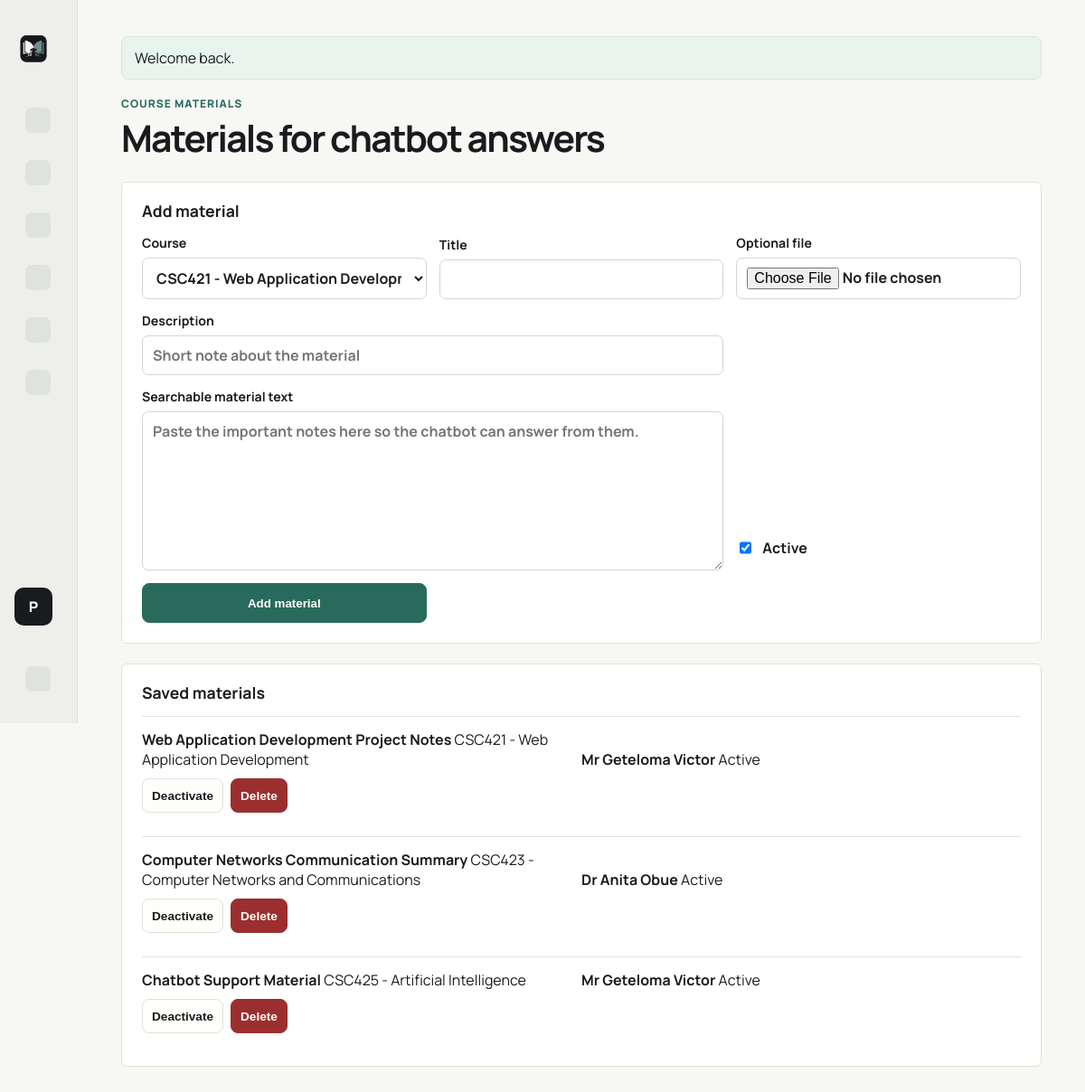
The page /index.php?route=materials (signed in) on the database its author committed.
### tables this page shows
CREATE TABLE users (
    id INT UNSIGNED AUTO_INCREMENT PRIMARY KEY,
    full_name VARCHAR(120) NOT NULL,
    email VARCHAR(150) NOT NULL UNIQUE,
    password_hash VARCHAR(255) NOT NULL,
    role ENUM('admin', 'lecturer', 'student') NOT NULL,
    matric_number VARCHAR(50) NULL,
    department VARCHAR(120) NULL,
    status ENUM('active', 'inactive') NOT NULL DEFAULT 'active',
    created_at TIMESTAMP NOT NULL DEFAULT CURRENT_TIMESTAMP,
    updated_at TIMESTAMP NOT NULL DEFAULT CURRENT_TIMESTAMP ON UPDATE CURRENT_TIMESTAMP
);

CREATE TABLE course_materials (
    id INT UNSIGNED AUTO_INCREMENT PRIMARY KEY,
    course_id INT UNSIGNED NOT NULL,
    uploader_id INT UNSIGNED NOT NULL,
    title VARCHAR(180) NOT NULL,
    description TEXT NULL,
    searchable_text MEDIUMTEXT NOT NULL,
    file_path VARCHAR(255) NULL,
    file_name VARCHAR(180) NULL,
    file_type VARCHAR(20) NULL,
    is_active TINYINT(1) NOT NULL DEFAULT 1,
    created_at TIMESTAMP NOT NULL DEFAULT CURRENT_TIMESTAMP,
    updated_at TIMESTAMP NOT NULL DEFAULT CURRENT_TIMESTAMP ON UPDATE CURRENT_TIMESTAMP,
    CONSTRAINT fk_materials_course
        FOREIGN KEY (course_id) REFERENCES courses(id)
        ON DELETE CASCADE,
    CONSTRAINT fk_materials_uploader
        FOREIGN KEY (uploader_id) REFERENCES users(id)
        ON DELETE CASCADE
);

CREATE TABLE courses (
    id INT UNSIGNED AUTO_INCREMENT PRIMARY KEY,
    code VARCHAR(20) NOT NULL UNIQUE,
    title VARCHAR(160) NOT NULL,
    lecturer_id INT UNSIGNED NULL,
    description TEXT NULL,
    created_at TIMESTAMP NOT NULL DEFAULT CURRENT_TIMESTAMP,
    updated_at TIMESTAMP NOT NULL DEFAULT CURRENT_TIMESTAMP ON UPDATE CURRENT_TIMESTAMP,
    CONSTRAINT fk_courses_lecturer
        FOREIGN KEY (lecturer_id) REFERENCES users(id)
        ON DELETE SET NULL
);

### app/Core/Controller.php (called while the page is built, shortened)
<?php
class Controller
{
    protected function render(string $view, array $data = [], string $layout = 'layout'): void
    {
        extract($data);
        $layoutPath = dirname(__DIR__) . '/Views/' . $layout . '.php';
        require $layoutPath;
    }
}

### app/Controllers/MaterialController.php (called while the page is built, shortened)
<?php
class MaterialController extends Controller
{
    public function index(): void
    {
        $user = Auth::requireRole(['admin', 'lecturer']);
        $courses = $user['role'] === 'admin' ? Course::all() : Course::forLecturer((int) $user['id']);
        $materials = $user['role'] === 'admin' ? Material::all() : Material::forLecturer((int) $user['id']);
        $this->render('dashboard/materials', [
            'title' => 'Course materials',
            'user' => $user,
            'courses' => $courses,
            'materials' => $materials,
        ]);
    }
}

### public/index.php (called while the page is built, shortened)
<?php
require_once dirname(__DIR__) . '/app/bootstrap.php';
$route = $_GET['route'] ?? 'home';
$routes = [
    'home' => [HomeController::class, 'index'],
    'login' => [AuthController::class, 'login'],
    'login.attempt' => [AuthController::class, 'attempt'],
    'logout' => [AuthController::class, 'logout'],
    'dashboard' => [DashboardController::class, 'index'],
    'admin/users' => [AdminController::class, 'users'],
    'admin/courses' => [AdminController::class, 'courses'],
    'admin/faqs' => [AdminController::class, 'faqs'],
    'materials' => [MaterialController::class, 'index'],
    'lecturer/announcements' => [LecturerController::class, 'announcements'],
    'lecturer/messages' => [LecturerController::class, 'messages'],
    'student/messages' => [StudentController::class, 'messages'],
    'student/chatbot' => [StudentController::class, 'chatbot'],
];
[$controllerClass, $method] = $routes[$route];
(new $controllerClass())->$method();

### app/helpers.php (called while the page is built, shortened)
<?php
function url(string $route = '', array $params = []): string
{
    $query = array_merge(['route' => $route], $params);
    return 'index.php' . ($query ? '?' . http_build_query($query) : '');
}
function asset(string $path): string
{
    return 'assets/' . ltrim($path, '/');
}
function e(?string $value): string
{
    return htmlspecialchars((string) $value, ENT_QUOTES, 'UTF-8');
}
function flash(string $key, ?string $message = null): ?string
{
    $value = $_SESSION['_flash'][$key] ?? null;
    return $value;
}

### app/Core/Database.php (called while the page is built, shortened)
<?php
class Database
{
    private static ?PDO $pdo = null;
    public static function connection(): PDO
    {
        if (self::$pdo !== null) {
            return self::$pdo;
        }
        $config = require dirname(__DIR__, 2) . '/config/database.php';
        $dsn = sprintf(
            'mysql:host=%s;port=%s;dbname=%s;charset=%s',
            $config['host'],
            $config['port'] ?? 3306,
            $config['database'],
            $config['charset']
        );
        try {
            self::$pdo = new PDO($dsn, $config['username'], $config['password'], [
                PDO::ATTR_ERRMODE => PDO::ERRMODE_EXCEPTION,
                PDO::ATTR_DEFAULT_FETCH_MODE => PDO::FETCH_ASSOC,
                PDO::ATTR_EMULATE_PREPARES => false,
            ]);
        } catch (PDOException $exception) {
            http_response_code(500);
            exit('Database connection failed. Check config/database.php and make sure MySQL is running.');
        }
        return self::$pdo;
    }
}

### app/Models/User.php (called while the page is built, shortened)
<?php
class User
{
    public static function find(int $id): ?array
    {
        $stmt = Database::connection()->prepare('SELECT * FROM users WHERE id = ? LIMIT 1');
        $stmt->execute([$id]);
        return $stmt->fetch() ?: null;
    }
}

### app/Core/Auth.php (called while the page is built, shortened)
<?php
class Auth
{
    public static function user(): ?array
    {
        return User::find((int) $_SESSION['user_id']);
    }
    public static function requireLogin(): array
    {
        $user = self::user();
        return $user;
    }
    public static function requireRole(array $roles): array
    {
        $user = self::requireLogin();
        return $user;
    }
}

### app/bootstrap.php (called while the page is built, shortened)
<?php
require_once __DIR__ . '/helpers.php';
spl_autoload_register(function (string $class): void {
    $prefix = 'App\\';
    $relative = substr($class, strlen($prefix));
    $file = __DIR__ . DIRECTORY_SEPARATOR . str_replace('\\', DIRECTORY_SEPARATOR, $relative) . '.php';
});

### config/database.php (called while the page is built, shortened)
<?php
$databaseUrl = getenv('DATABASE_URL') ?: '';
$parsedUrl = $databaseUrl ? parse_url($databaseUrl) : false;
function env_or_default(array $keys, mixed $default): mixed
{
    foreach ($keys as $key) {
        $value = getenv($key);
        if ($value !== false && $value !== '') {
            return $value;
        }
    }
    return $default;
}
return [
    'host' => env_or_default(['DB_HOST', 'MYSQL_HOST', 'PXXL_DB_HOST'], '127.0.0.1'),
    'port' => (int) env_or_default(['DB_PORT', 'MYSQL_PORT', 'PXXL_DB_PORT'], 3307),
    'database' => env_or_default(['DB_DATABASE', 'DB_NAME', 'MYSQL_DATABASE', 'MYSQL_DB', 'PXXL_DB_NAME'], 'goodness_platform'),
    'username' => env_or_default(['DB_USERNAME', 'DB_USER', 'MYSQL_USERNAME', 'MYSQL_USER', 'PXXL_DB_USER'], 'root'),
    'password' => env_or_default(['DB_PASSWORD', 'MYSQL_PASSWORD', 'PXXL_DB_PASSWORD'], ''),
    'charset' => env_or_default(['DB_CHARSET'], 'utf8mb4'),
];

### app/Models/Course.php (called while the page is built, shortened)
<?php
class Course
{
    public static function all(): array
    {
        return Database::connection()->query(
            'SELECT courses.*, users.full_name AS lecturer_name
             FROM courses
             LEFT JOIN users ON users.id = courses.lecturer_id
             ORDER BY courses.code'
        )->fetchAll();
    }
}

### app/Models/Material.php (called while the page is built, shortened)
<?php
class Material
{
    public static function all(): array
    {
        return Database::connection()->query(
            'SELECT course_materials.*, courses.code AS course_code, courses.title AS course_title,
                    users.full_name AS uploader_name
             FROM course_materials
             JOIN courses ON courses.id = course_materials.course_id
             JOIN users ON users.id = course_materials.uploader_id
             ORDER BY course_materials.created_at DESC'
        )->fetchAll();
    }
}

### app/Views/dashboard/materials.php (the view, shortened to what this page needs)
<header class="page-header">
    <div>
        <p class="eyebrow">Course materials</p>
        <h1>Materials for chatbot answers</h1>
    </div>
</header>
<section class="panel">
    <h2>Add material</h2>
    <form class="form-grid" method="post" enctype="multipart/form-data">
        <label>
            <span>Course</span>
            <select name="course_id" required>
                <?php foreach ($courses as $course): ?>
                    <option value="<?= e((string) $course['id']) ?>"><?= e($course['code']) ?> - <?= e($course['title']) ?></option>
                <?php endforeach; ?>
            </select>
        </label>
        <label>
            <span>Title</span>
            <input name="title" required>
        </label>
        <label>
            <span>Optional file</span>
            <input type="file" name="material_file" accept=".pdf,.doc,.docx,.txt">
        </label>
        <label class="wide">
            <span>Description</span>
            <input name="description" placeholder="Short note about the material">
        </label>
        <label class="wide">
            <span>Searchable material text</span>
            <textarea name="searchable_text" rows="7" required placeholder="Paste the important notes here so the chatbot can answer from them."></textarea>
        </label>
        <label class="checkbox"><input type="checkbox" name="is_active" checked> Active</label>
        <button class="btn primary" type="submit">Add material</button>
    </form>
</section>
<section class="panel">
    <h2>Saved materials</h2>
    <div class="admin-list">
        <?php foreach ($materials as $material): ?>
            <article class="admin-row material-row">
                <div>
                    <strong><?= e($material['title']) ?></strong>
                    <span><?= e($material['course_code']) ?> - <?= e($material['course_title']) ?></span>
                </div>
                <div>
                    <strong><?= e($material['uploader_name']) ?></strong>
                    <span><?= $material['is_active'] ? 'Active' : 'Inactive' ?><?= $material['file_name'] ? ' - File: ' . e($material['file_name']) : '' ?></span>
                </div>
                <div class="actions">
                    <form method="post">
                        <button class="btn small" name="action" value="toggle" type="submit"><?= $material['is_active'] ? 'Deactivate' : 'Activate' ?></button>
                    </form>
                    <form method="post">
                        <button class="btn small danger" name="action" value="delete" type="submit" onclick="return confirm('Delete this material?')">Delete</button>
                    </form>
                </div>
            </article>
        <?php endforeach; ?>
    </div>
</section>

### app/Views/layout.php (shortened to what this page needs)
<?php
$currentUser = Auth::user();
if (!function_exists('ui_icon')) {
    function ui_icon(string $name): string
    {
        $icons = [
            'dashboard' => '<svg viewBox="0 0 24 24" aria-hidden="true"><path d="M4 13h7V4H4v9Zm9 7h7V4h-7v16ZM4 20h7v-5H4v5Z"/></svg>',
            'users' => '<svg viewBox="0 0 24 24" aria-hidden="true"><path d="M8 11a4 4 0 1 0 0-8 4 4 0 0 0 0 8Zm8.5 1a3.5 3.5 0 1 0 0-7 3.5 3.5 0 0 0 0 7ZM2.5 20c.7-4 3-6 5.5-6s4.8 2 5.5 6h-11Zm11.5 0c.4-2 1.2-3.6 2.3-4.7 2.2.2 4.1 1.9 4.7 4.7h-7Z"/></svg>',
            'courses' => '<svg viewBox="0 0 24 24" aria-hidden="true"><path d="M5 4h11a3 3 0 0 1 3 3v13H7a3 3 0 0 1-3-3V5a1 1 0 0 1 1-1Zm2 13h10V7a1 1 0 0 0-1-1H6v11a1 1 0 0 0 1 1Zm1-8h7v2H8V9Zm0 4h6v2H8v-2Z"/></svg>',
            'faq' => '<svg viewBox="0 0 24 24" aria-hidden="true"><path d="M12 3a9 9 0 1 0 9 9 9 9 0 0 0-9-9Zm0 14a1.2 1.2 0 1 1 1.2-1.2A1.2 1.2 0 0 1 12 17Zm1-4h-2v-.8c0-1.1.7-1.7 1.5-2.2.7-.5 1.2-.8 1.2-1.5 0-.8-.6-1.3-1.6-1.3-1 0-1.7.5-2.4 1.3L8.4 7.2A4.5 4.5 0 0 1 12.2 5c2.2 0 3.8 1.2 3.8 3.2 0 1.7-1 2.5-1.9 3.1-.7.5-1.1.8-1.1 1.5v.2Z"/></svg>',
            'announcements' => '<svg viewBox="0 0 24 24" aria-hidden="true"><path d="M4 10v4h3l7 4V6l-7 4H4Zm13.5-2.5-1.4 1.4A4.3 4.3 0 0 1 18 12c0 1.2-.5 2.3-1.3 3.1l1.4 1.4A6.3 6.3 0 0 0 20 12c0-1.7-.7-3.3-2.5-4.5Z"/></svg>',
            'materials' => '<svg viewBox="0 0 24 24" aria-hidden="true"><path d="M5 3h12a3 3 0 0 1 3 3v15H7a3 3 0 0 1-3-3V4a1 1 0 0 1 1-1Zm2 14a1 1 0 0 0 1 1h10V6a1 1 0 0 0-1-1H6v12h1Zm2-9h7v2H9V8Zm0 4h6v2H9v-2Z"/></svg>',
            'messages' => '<svg viewBox="0 0 24 24" aria-hidden="true"><path d="M4 5h16a2 2 0 0 1 2 2v9a2 2 0 0 1-2 2H9l-5 4v-4H4a2 2 0 0 1-2-2V7a2 2 0 0 1 2-2Zm2 4v2h12V9H6Zm0 4v2h8v-2H6Z"/></svg>',
            'chatbot' => '<svg viewBox="0 0 24 24" aria-hidden="true"><path d="M11 2h2v3h4a3 3 0 0 1 3 3v7a3 3 0 0 1-3 3h-1.5L12 22l-3.5-4H7a3 3 0 0 1-3-3V8a3 3 0 0 1 3-3h4V2Zm-4 8.5A1.5 1.5 0 1 0 8.5 9 1.5 1.5 0 0 0 7 10.5Zm8.5 0A1.5 1.5 0 1 0 17 9a1.5 1.5 0 0 0-1.5 1.5ZM9 14v2h6v-2H9Z"/></svg>',
            'logout' => '<svg viewBox="0 0 24 24" aria-hidden="true"><path d="M4 3h9v2H6v14h7v2H4V3Zm11.6 4.4L20.2 12l-4.6 4.6-1.4-1.4 2.2-2.2H10v-2h6.4l-2.2-2.2 1.4-1.4Z"/></svg>',
        ];
        return $icons[$name] ?? '';
    }
}
?>
<!doctype html>
<html lang="en">
<head>
    <link rel="stylesheet" href="<?= e(asset('css/style.css')) ?>">
</head>
<body>
<div class="app-shell">
    <aside class="sidebar" id="dashboardSidebar">
        <a class="brand" href="<?= e(url('dashboard')) ?>">
            <img class="brand-logo" src="<?= e(asset('img/classbridge-logo.png')) ?>" alt="ClassBridge">
        </a>
        <?php if ($currentUser): ?>
            <nav class="nav">
                <a href="<?= e(url('dashboard')) ?>"><span class="nav-icon"><?= ui_icon('dashboard') ?></span><span class="sidebar-text">Dashboard</span></a>
                <?php if ($currentUser['role'] === 'admin'): ?>
                    <a href="<?= e(url('admin/users')) ?>"><span class="nav-icon"><?= ui_icon('users') ?></span><span class="sidebar-text">Users</span></a>
                    <a href="<?= e(url('admin/courses')) ?>"><span class="nav-icon"><?= ui_icon('courses') ?></span><span class="sidebar-text">Courses</span></a>
                    <a href="<?= e(url('admin/faqs')) ?>"><span class="nav-icon"><?= ui_icon('faq') ?></span><span class="sidebar-text">Chatbot FAQ</span></a>
                    <a href="<?= e(url('materials')) ?>"><span class="nav-icon"><?= ui_icon('materials') ?></span><span class="sidebar-text">Materials</span></a>
                    <a href="<?= e(url('lecturer/announcements')) ?>"><span class="nav-icon"><?= ui_icon('announcements') ?></span><span class="sidebar-text">Announcements</span></a>
                <?php endif; ?>
            </nav>
            <div class="profile-block">
                <span class="avatar"><?= e(strtoupper(substr($currentUser['full_name'], 0, 1))) ?></span>
            </div>
            <a class="logout" href="<?= e(url('logout')) ?>"><span class="nav-icon"><?= ui_icon('logout') ?></span><span class="sidebar-text">Sign out</span></a>
        <?php endif; ?>
    </aside>
    <main class="main">
        <?php if ($message = flash('success')): ?>
            <div class="notice success"><?= e($message) ?></div>
        <?php endif; ?>
        <?php require $viewPath; ?>
    </main>
</div>
</body>
</html>

### rows shown on the page
users: full_name "P"
course_materials: title "Web Application Development Project Notes", course.code "CSC421", course.title "Web Application Development", uploader.full_name "Mr Geteloma Victor", is_active "Active"
course_materials: title "Computer Networks Communication Summary", course.code "CSC423", course.title "Computer Networks and Communications", uploader.full_name "Dr Anita Obue", is_active "Active"
course_materials: title "Chatbot Support Material", course.code "CSC425", course.title "Artificial Intelligence", uploader.full_name "Mr Geteloma Victor", is_active "Active"

### other values the page prints
$message "Welcome back."
form field course_id "CSC421 - Web Application Development"
